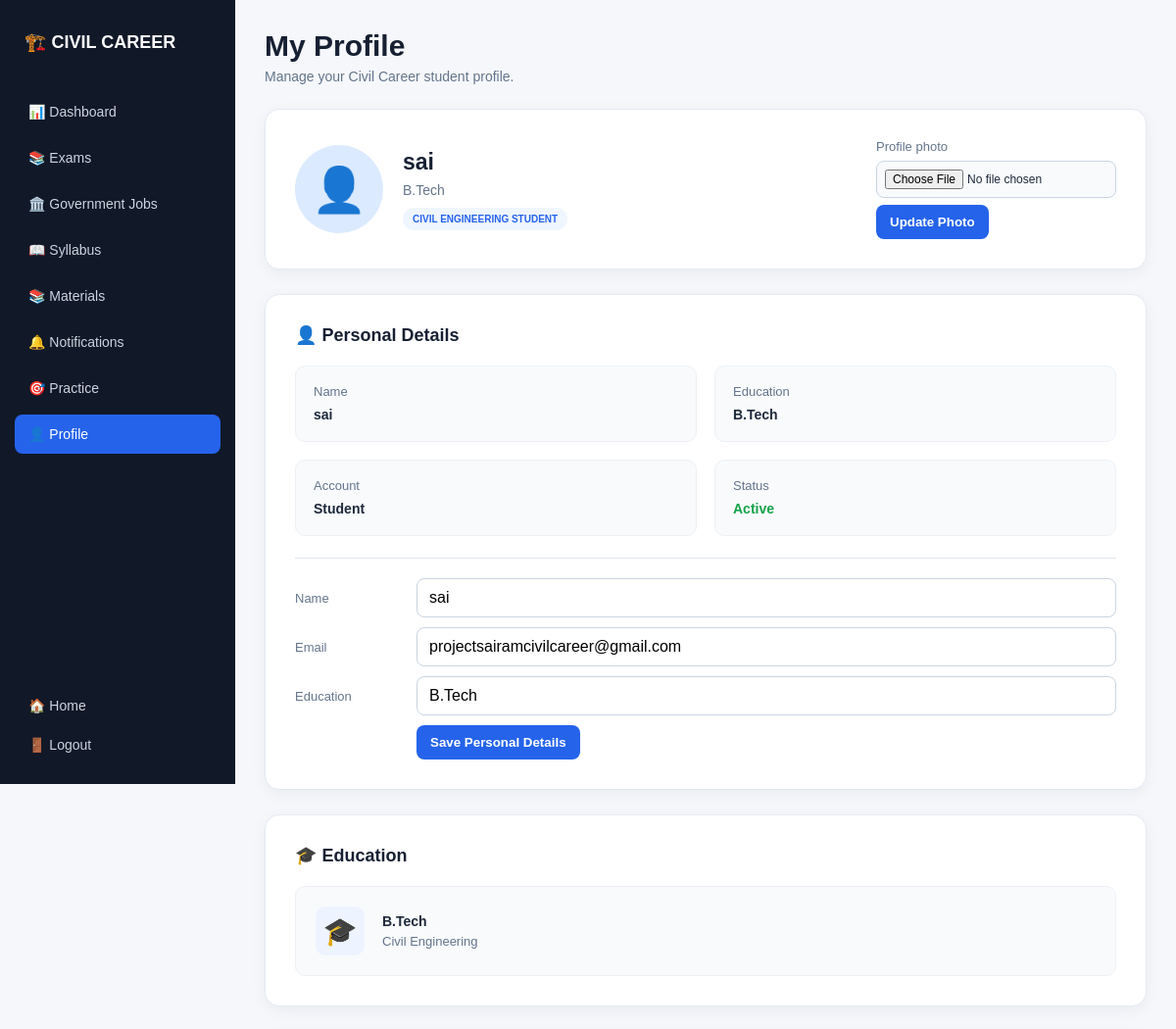
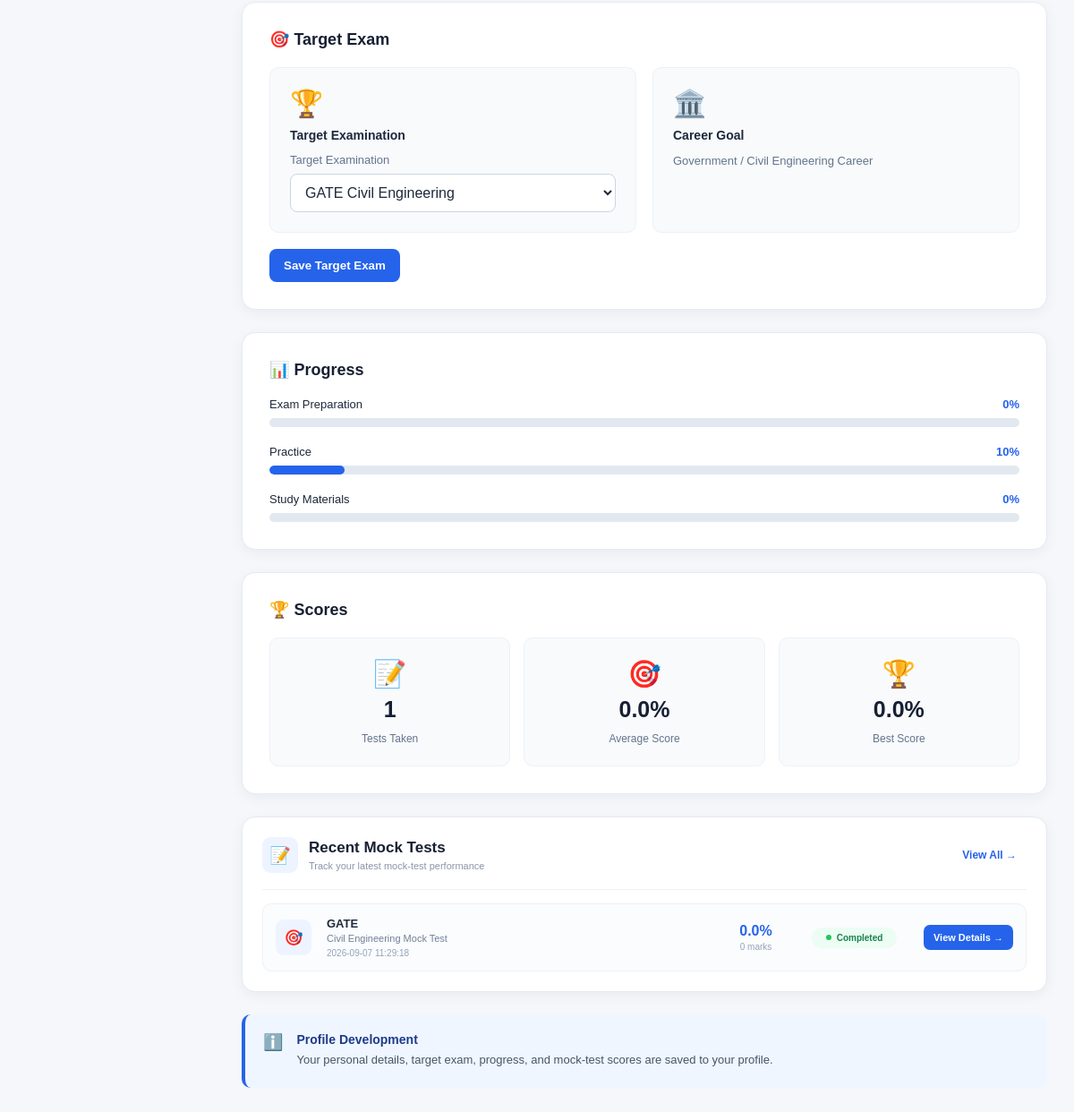
Screenshot of /profile (signed in) with the database file from the repository (2 pictures, top to bottom).
### tables this page shows
CREATE TABLE students (
            id INTEGER PRIMARY KEY AUTOINCREMENT,
            name TEXT NOT NULL,
            email TEXT UNIQUE NOT NULL,
            education TEXT NOT NULL,
            password TEXT NOT NULL
        , profile_photo TEXT);

CREATE TABLE mock_test_results (

            id INTEGER PRIMARY KEY AUTOINCREMENT,

            student_id INTEGER NOT NULL,

            exam_slug TEXT NOT NULL,

            exam_name TEXT NOT NULL,

            total_questions INTEGER NOT NULL,

            correct INTEGER NOT NULL,

            wrong INTEGER NOT NULL,

            unanswered INTEGER NOT NULL,

            score INTEGER NOT NULL,

            percentage REAL NOT NULL,

            attempt_id TEXT UNIQUE NOT NULL,

            created_at TEXT NOT NULL DEFAULT CURRENT_TIMESTAMP

        );

### app.py (the view, shortened to what this page needs)
@app.route("/profile", methods=["GET", "POST"])
def profile():
    if "student_id" not in session:
        return redirect(url_for("login"))
    connection = get_db_connection()
    profile_error = None
    student = connection.execute(
        "SELECT name, email, education, profile_photo FROM students WHERE id = ?",
        (session["student_id"],)
    ).fetchone()
    preference = connection.execute(
        "SELECT target_exam FROM student_preferences WHERE student_id = ?",
        (session["student_id"],)
    ).fetchone()
    score_summary = connection.execute(
        """
        SELECT COUNT(*) AS tests_taken,
               COALESCE(ROUND(AVG(percentage), 1), 0) AS average_score,
               COALESCE(MAX(percentage), 0) AS best_score
        FROM mock_test_results
        WHERE student_id = ?
        """,
        (session["student_id"],)
    ).fetchone()
    recent_results = connection.execute(
        """
        SELECT id, exam_name, score, percentage, created_at
        FROM mock_test_results
        WHERE student_id = ?
        ORDER BY id DESC LIMIT 5
        """,
        (session["student_id"],)
    ).fetchall()
    connection.close()
    return render_template(
        "profile.html",
        student_name=session["student_name"],
        student_education=session["student_education"],
        student_email=student["email"] if student else session.get("student_email", ""),
        target_exam=preference["target_exam"] if preference else "GATE Civil Engineering",
        profile_photo=student["profile_photo"] if student else None,
        profile_error=profile_error,
        tests_taken=score_summary["tests_taken"],
        average_score=score_summary["average_score"],
        best_score=score_summary["best_score"],
        exam_progress=min(100, round(score_summary["average_score"])),
        practice_progress=min(100, score_summary["tests_taken"] * 10),
        recent_results=recent_results
    )

### app.py (called while the page is built)
def get_db_connection():
    connection = sqlite3.connect("civilcareer.db")
    connection.row_factory = sqlite3.Row
    return connection

### templates/profile.html (shortened to what this page needs)
<!DOCTYPE html>
<html lang="en">
<head>
    <link rel="stylesheet"
          href="{{ url_for('static', filename='css/profile.css') }}">
</head>
<body>
<aside class="sidebar">
    <div class="logo">
        🏗️ CIVIL CAREER
    </div>
    <nav>
        <a href="/dashboard">
            📊 Dashboard
        </a>
        <a href="/exams">
            📚 Exams
        </a>
        <a href="/government-jobs">
            🏛️ Government Jobs
        </a>
        <a href="/syllabus">
            📖 Syllabus
        </a>
        <a href="/materials">
            📚 Materials
        </a>
        <a href="/notifications">
            🔔 Notifications
        </a>
        <a href="/practice">
            🎯 Practice
        </a>
        <a href="/profile" class="active">
            👤 Profile
        </a>
    </nav>
    <div class="bottom-menu">
        <a href="/">
            🏠 Home
        </a>
        <a href="/logout">
            🚪 Logout
        </a>
    </div>
</aside>
<main class="main">
    <header class="header">
        <div>
            <h1>
                My Profile
            </h1>
            <p>
                Manage your Civil Career student profile.
            </p>
        </div>
    </header>
    <section class="profile-header">
        <div class="profile-avatar">
            {% if profile_photo %}
                <img
                    src="{{ url_for('static', filename='images/profile_uploads/' + profile_photo) }}"
                    alt="Profile photo">
            {% else %}
                👤
            {% endif %}
        </div>
        <div>
            <h2>
                {{ student_name }}
            </h2>
            <p>
                {{ student_education }}
            </p>
            <span>
                CIVIL ENGINEERING STUDENT
            </span>
        </div>
        <form
            method="POST"
            enctype="multipart/form-data"
            class="photo-form">
            <label for="profile-photo">
                Profile photo
            </label>
            <input
                id="profile-photo"
                type="file"
                name="profile_photo"
                accept="image/jpeg,image/png,image/webp"
                required>
            <button type="submit">
                Update Photo
            </button>
        </form>
    </section>
    <section class="content-box">
        <h2>
            👤 Personal Details
        </h2>
        <div class="details-grid">
            <div>
                <label>
                    Name
                </label>
                <strong>
                    {{ student_name }}
                </strong>
            </div>
            <div>
                <label>
                    Education
                </label>
                <strong>
                    {{ student_education }}
                </strong>
            </div>
            <div>
                <label>
                    Account
                </label>
                <strong>
                    Student
                </strong>
            </div>
            <div>
                <label>
                    Status
                </label>
                <strong class="active-status">
                    Active
                </strong>
            </div>
        </div>
        <form
            method="POST"
            class="personal-edit-form">
            <label for="profile-name">
                Name
            </label>
            <input
                id="profile-name"
                name="name"
                value="{{ student_name }}"
                required>
            <label for="profile-email">
                Email
            </label>
            <input
                id="profile-email"
                type="email"
                name="email"
                value="{{ student_email }}"
                required>
            <label for="profile-education">
                Education
            </label>
            <input
                id="profile-education"
                name="education"
                value="{{ student_education }}"
                required>
            <button type="submit">
                Save Personal Details
            </button>
        </form>
    </section>
    <section class="content-box">
        <h2>
            🎓 Education
        </h2>
        <div class="education-box">
            <div class="education-icon">
                🎓
            </div>
            <div>
                <strong>
                    {{ student_education }}
                </strong>
                <p>
                    Civil Engineering
                </p>
            </div>
        </div>
    </section>
    <section class="content-box">
        <h2>
            🎯 Target Exam
        </h2>
        <form
            method="POST"
            class="target-grid profile-preference-form">
            <div>
                <span>
                    🏆
                </span>
                <strong>
                    Target Examination
                </strong>
                <label for="target-exam">
                    Target Examination
                </label>
                <select
                    id="target-exam"
                    name="target_exam">
                    {% for exam in [
                        "GATE Civil Engineering",
                        "SSC JE",
                        "JE / AE",
                        "Diploma Civil",
                        "B.Tech Civil",
                        "Government Exams"
                    ] %}
                        <option
                            value="{{ exam }}"
                            {% if target_exam == exam %}selected{% endif %}>
                            {{ exam }}
                        </option>
                    {% endfor %}
                </select>
            </div>
            <div>
                <span>
                    🏛️
                </span>
                <strong>
                    Career Goal
                </strong>
                <p>
                    Government / Civil Engineering Career
                </p>
            </div>
            <button
                type="submit"
                class="save-preference">
                Save Target Exam
            </button>
        </form>
    </section>
    <section class="content-box">
        <h2>
            📊 Progress
        </h2>
        <div class="progress-box">
            <div class="progress-item">
                <div>
                    <span>
                        Exam Preparation
                    </span>
                    <strong>
                        {{ exam_progress }}%
                    </strong>
                </div>
                <div class="progress-bar">
                </div>
            </div>
            <div class="progress-item">
                <div>
                    <span>
                        Practice
                    </span>
                    <strong>
                        {{ practice_progress }}%
                    </strong>
                </div>
                <div class="progress-bar">
                    <div
                        style="width: {{ practice_progress }}%">
                    </div>
                </div>
            </div>
            <div class="progress-item">
                <div>
                    <span>
                        Study Materials
                    </span>
                    <strong>
                        0%
                    </strong>
                </div>
                <div class="progress-bar">
                </div>
            </div>
        </div>
    </section>
    <section class="content-box">
        <h2>
            🏆 Scores
        </h2>
        <div class="score-grid">
            <div>
                <span>
                    📝
                </span>
                <strong>
                    {{ tests_taken }}
                </strong>
                <small>
                    Tests Taken
                </small>
            </div>
            <div>
                <span>
                    🎯
                </span>
                <strong>
                    {{ average_score }}%
                </strong>
                <small>
                    Average Score
                </small>
            </div>
            <div>
                <span>
                    🏆
                </span>
                <strong>
                    {{ best_score }}%
                </strong>
                <small>
                    Best Score
                </small>
            </div>
        </div>
    </section>
    <section class="content-box recent-results">
        <div class="recent-results-header">
            <div class="recent-results-heading">
                <div class="recent-results-icon">
                    📝
                </div>
                <div>
                    <h2>
                        Recent Mock Tests
                    </h2>
                    <p>
                        Track your latest mock-test performance
                    </p>
                </div>
            </div>
            <a
                href="{{ url_for('mock_tests') }}"
                class="recent-view-all">
                View All →
            </a>
        </div>
        {% if recent_results %}
            <div class="recent-results-list">
                {% for result in recent_results %}
                    <div class="recent-result-row">
                        <div class="recent-result-icon">
                            🎯
                        </div>
                        <div class="recent-result-info">
                            <strong>
                                {{ result.exam_name }}
                            </strong>
                            <span>
                                Civil Engineering Mock Test
                            </span>
                            <small>
                                {{ result.created_at }}
                            </small>
                        </div>
                        <div class="recent-result-score">
                            <strong>
                                {{ result.percentage }}%
                            </strong>
                            <span>
                                {{ result.score }} marks
                            </span>
                        </div>
                        <div class="recent-result-status">
                            <span class="status-dot">
                            </span>
                            Completed
                        </div>
                        <div class="recent-result-action">
                            <a
                                href="{{ url_for('mock_test_history', result_id=result['id']) }}"
                                class="recent-details-btn">
                                View Details
                                →
                            </a>
                        </div>
                    </div>
                {% endfor %}
            </div>
        {% endif %}
    </section>
    <div class="profile-note">
        <span>
            ℹ️
        </span>
        <div>
            <strong>
                Profile Development
            </strong>
            <p>
                Your personal details, target exam, progress,
                and mock-test scores are saved to your profile.
            </p>
        </div>
    </div>
</main>
</body>
</html>

### rows the page displays
students: name "sai", education "B.Tech", email "projectsairamcivilcareer@gmail.com"
mock_test_results: exam_name "GATE", created_at "2026-09-07 11:29:18", percentage "0.0", score "0"

### other values shown
{{ exam_progress }} "0"
{{ practice_progress }} "10"
{{ tests_taken }} "1"
{{ average_score }} "0.0"
{{ best_score }} "0.0"
form field target_exam "GATE Civil Engineering"
